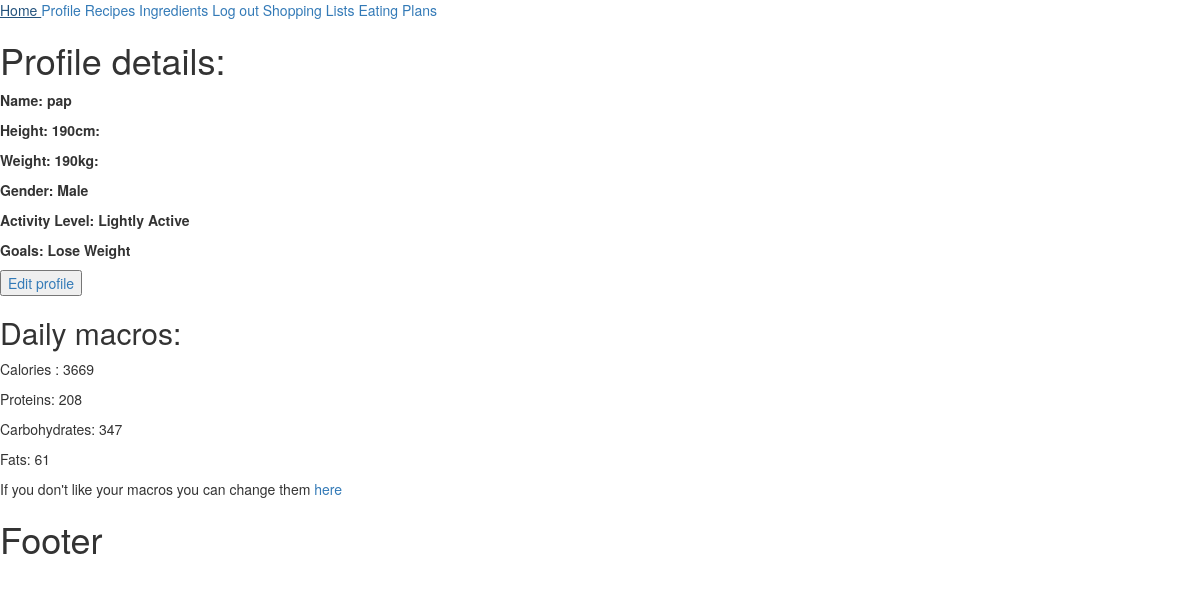
Page /accounts/account_details (signed in) on the earlier database version.
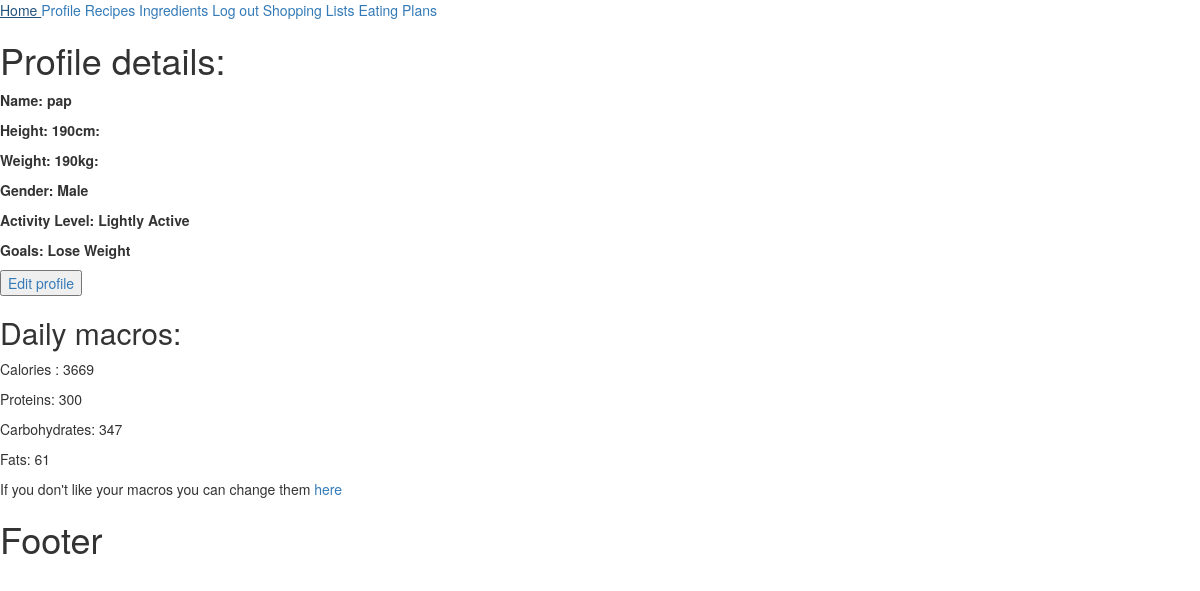
Same page on the later database version.
### accounts/models.py (models this page shows)
class Account(models.Model):
    GENDER_CHOICES = [
        ('Male', 'Male'),
        ('Female', 'Female')
    ]
    GOALS_CHOICES = [
        ('Lose Weight', 'Lose Weight'),
        ('Gain Weight', 'Gain Weight'),
        ('Maintain Weight', 'Maintain Weight')
    ]
    ACTIVITY_LEVEL_CHOICES = [
        ('Sedentary', 'Sedentary'),
        ('Lightly Active', 'Lightly Active'),
        ('Moderately Active', 'Moderately Active'),
        ('Very Active', 'Very Active'),
        ('Extra Active', 'Extra Active')
    ]
    weight = models.IntegerField()
    height = models.IntegerField()
    age = models.IntegerField(validators=[MinValueValidator(5)])
    gender = models.CharField(max_length=6, choices=GENDER_CHOICES)
    goal = models.CharField(max_length=30, choices=GOALS_CHOICES)
    activity = models.CharField(max_length=30, choices=ACTIVITY_LEVEL_CHOICES)
    calories = models.IntegerField(validators=[MinValueValidator(100)])
    protein = models.IntegerField(validators=[MinValueValidator(0)])
    carbs = models.IntegerField(validators=[MinValueValidator(0)])
    fats = models.IntegerField(validators=[MinValueValidator(0)])
    user = models.OneToOneField(User, on_delete=models.CASCADE)

### accounts/views.py (the view)
# urls.py: path('account_details', account_details, name='account details page'),
@login_required
def account_details(request):
    account = check_if_user_has_completed_the_profile(request.user)
    if not account:
        return redirect('account creation page')
    else:
        return render(request, 'accounts/account_details.html', context={'account': account})

### accounts/views.py (called while the page is built)
def check_if_user_has_completed_the_profile(user):
    try:
        account = user.account
        return account
    except Account.DoesNotExist:
        return False

### templates/accounts/account_details.html (shortened to what this page needs)
{% extends 'base.html' %}
{% block main_content %}
    <h1>Profile details: </h1>
    <div id="profile-details">
        <p><strong>Name: {{ request.user.username }}</strong> </p>
        <p><strong>Height: {{ account.height }}cm:</strong> </p>
        <p><strong>Weight: {{ account.weight }}kg:</strong> </p>
        <p><strong>Gender: {{ account.gender }}</strong> </p>
        <p><strong>Activity Level: {{ account.activity }}</strong> </p>
        <p><strong>Goals: {{ account.goal }}</strong> </p>
    </div>
    <a href="{% url 'account edit page'%}">
    <button>Edit profile</button>
    </a>
    <h2>Daily macros:</h2>
    <div>
        <p>Calories : {{ account.calories }}</p>
        <p>Proteins: {{ account.protein }}</p>
        <p>Carbohydrates: {{ account.carbs  }}</p>
        <p>Fats: {{ account.fats }}</p>
    </div>
    <p>If you don't like your macros you can change them <a href="{% url 'account macros edit page' %}">here</a></p>
{% endblock %}

### templates/base.html (shortened to what this page needs)
{% load static %}
<!DOCTYPE html>
<html lang="en">
<head>
    <link rel="stylesheet" href="https://cdn.jsdelivr.net/npm/bootstrap@3.4.1/dist/css/bootstrap.min.css"
>
    <link rel="stylesheet" href="https://cdn.jsdelivr.net/npm/bootstrap@3.4.1/dist/css/bootstrap-theme.min.css"
>
    <link href="https://cdn.jsdelivr.net/npm/select2@4.1.0-rc.0/dist/css/select2.min.css" rel="stylesheet"/>
</head>
<body>
{% if user.is_authenticated %}
    {% include 'navigation.html' %}
{% else %}
    {% include 'no_profile_navigation.html' %}
{% endif %}
{% block main_content %}{% endblock %}
{% include 'footer.html' %}
</body>
</html>

### templates/navigation.html (shortened to what this page needs)
<a href="{% url 'home page' %}">Home </a>
<a href="{% url 'account details page' %}">Profile</a>
<a href="{% url 'recipes index page' %}">Recipes</a>
<a href="{% url 'index ingredients page' %}">Ingredients</a>
<a href="{% url 'log out page' %}">Log out</a>
<a href="{% url 'show shopping lists page' %}">Shopping Lists</a>
<a href="{% url 'show eating plans page' %}">Eating Plans</a>

### templates/footer.html
<h1>Footer</h1>

Differences in the rows shown:
changed Account "Male": protein "208" → "300"
